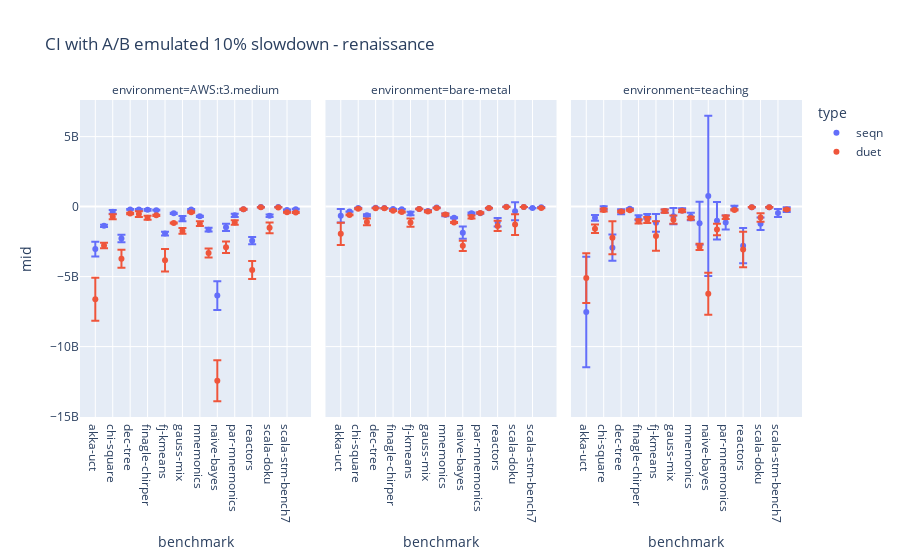
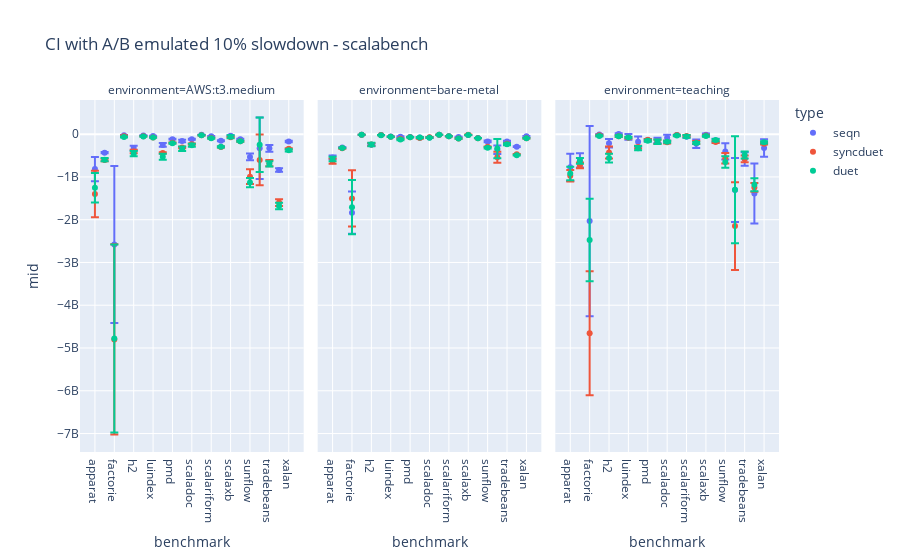
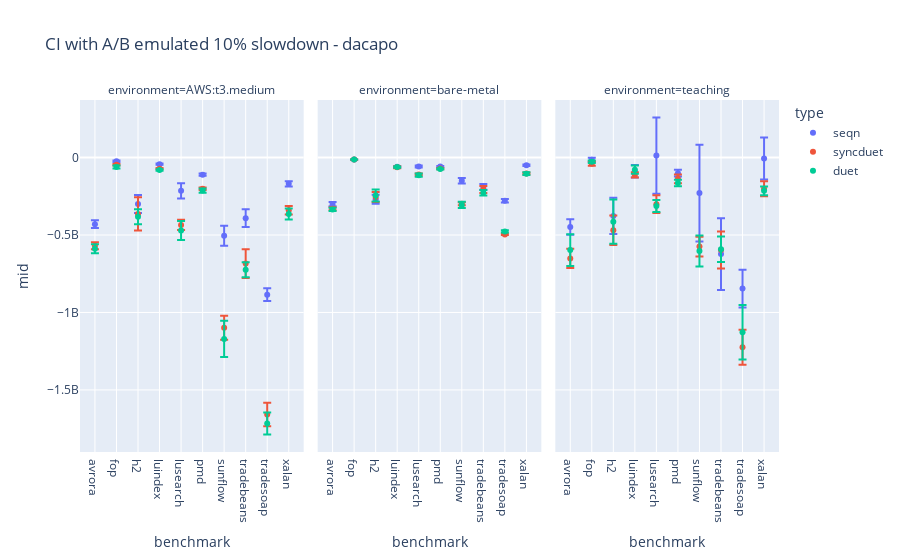
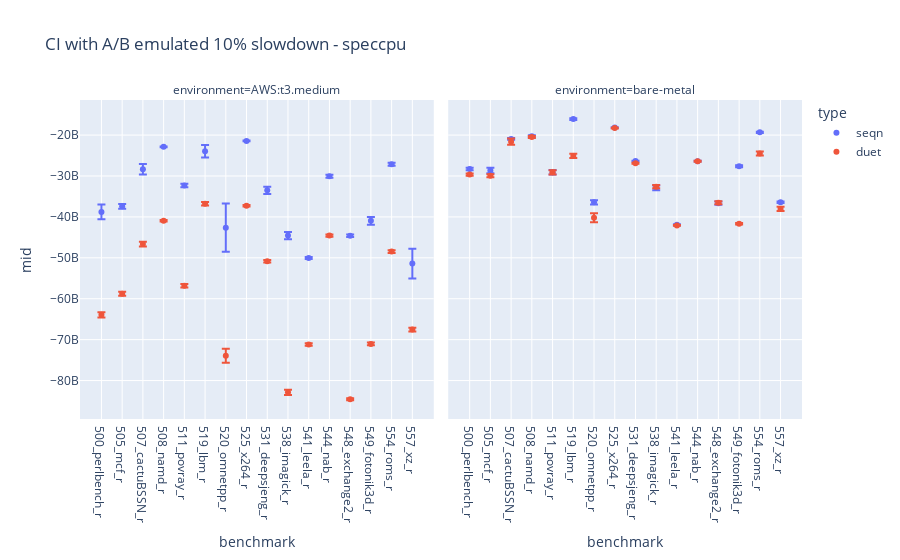

The code cell stored with these charts, in order, in its notebook:
### Markdown cell above
### Computed CI on 10% slowdown

### Code cell
slowdown = 0.1
df = alter_score(df_prep, slowdown)
df = compute_ci(df)

for suite in unique_suites:
    suite_mask = df[RF.suite] == suite
    if suite_mask.any():
        fig = px.scatter(
            df[suite_mask],
            x="benchmark",
            y="mid",
            error_y="err",
            color=RF.type,
            facet_col=DF.env,
            title=f"CI with A/B emulated {(slowdown * 100):.0f}% slowdown - {suite}",
        )
        fig.update_xaxes(categoryorder="category ascending")
        fig.show()

### Figure 1 — Plotly figure (JSON) as saved in the notebook; plotly's stock layout.template omitted (floating-point values rounded to 4 significant figures)
{"data": [{"error_y": {"array": [522400000.0, 81280000.0, 132600000.0, 268700000.0, 27540000.0, 33680000.0, 59590000.0, 24240000.0, 131900000.0, 43830000.0, 188400000.0, 47740000.0, 46990000.0, 131900000.0, 1025000000.0, 259200000.0, 112100000.0, 22640000.0, 253900000.0, 6541000.0, 86630000.0, 3196000.0, 21260000.0, 26210000.0]}, "hovertemplate": "type=seqn<br>environment=AWS:t3.medium<br>benchmark=%{x}<br>mid=%{y}<extra></extra>", "legendgroup": "seqn", "marker": {"color": "#636efa", "symbol": "circle"}, "mode": "markers", "name": "seqn", "orientation": "v", "showlegend": true, "type": "scatter", "x": ["akka-uct", "als", "chi-square", "db-shootout", "dec-tree", "dotty", "finagle-chirper", "finagle-http", "fj-kmeans", "future-genetic", "gauss-mix", "log-regression", "mnemonics", "movie-lens", "naive-bayes", "page-rank", "par-mnemonics", "philosophers", "reactors", "rx-scrabble", "scala-doku", "scala-kmeans", "scala-stm-bench7", "scrabble"], "xaxis": "x", "y": [-3037000000.0, -1373000000.0, -370400000.0, -2278000000.0, -200600000.0, -211800000.0, -230300000.0, -253600000.0, -1929000000.0, -477500000.0, -864600000.0, -212800000.0, -695800000.0, -1649000000.0, -6358000000.0, -1478000000.0, -625600000.0, -187300000.0, -2434000000.0, -32410000.0, -659000000.0, -34170000.0, -235400000.0, -180500000.0], "yaxis": "y"}, {"error_y": {"array": [485000000.0, 17150000.0, 20030000.0, 72640000.0, 8715000.0, 6307000.0, 19910000.0, 8430000.0, 126200000.0, 9297000.0, 73760000.0, 7689000.0, 95070000.0, 43270000.0, 439500000.0, 49080000.0, 45700000.0, 29510000.0, 302600000.0, 2493000.0, 636800000.0, 1977000.0, 9875000.0, 22510000.0]}, "hovertemplate": "type=seqn<br>environment=bare-metal<br>benchmark=%{x}<br>mid=%{y}<extra></extra>", "legendgroup": "seqn", "marker": {"color": "#636efa", "symbol": "circle"}, "mode": "markers", "name": "seqn", "orientation": "v", "showlegend": false, "type": "scatter", "x": ["akka-uct", "als", "chi-square", "db-shootout", "dec-tree", "dotty", "finagle-chirper", "finagle-http", "fj-kmeans", "future-genetic", "gauss-mix", "log-regression", "mnemonics", "movie-lens", "naive-bayes", "page-rank", "par-mnemonics", "philosophers", "reactors", "rx-scrabble", "scala-doku", "scala-kmeans", "scala-stm-bench7", "scrabble"], "xaxis": "x2", "y": [-655500000.0, -358400000.0, -100900000.0, -616500000.0, -78000000.0, -104800000.0, -166400000.0, -183900000.0, -499800000.0, -164000000.0, -312100000.0, -68420000.0, -591100000.0, -796700000.0, -1862000000.0, -474000000.0, -471200000.0, -112400000.0, -1119000000.0, -18220000.0, -331200000.0, -24020000.0, -107600000.0, -54470000.0], "yaxis": "y2"}, {"error_y": {"array": [3944000000.0, 208400000.0, 117300000.0, 941900000.0, 179900000.0, 43050000.0, 177900000.0, 169800000.0, 641700000.0, 107100000.0, 575300000.0, 139800000.0, 268100000.0, 1536000000.0, 5717000000.0, 1336000000.0, 504300000.0, 134500000.0, 1263000000.0, 18840000.0, 446900000.0, 19430000.0, 286400000.0, 167400000.0]}, "hovertemplate": "type=seqn<br>environment=teaching<br>benchmark=%{x}<br>mid=%{y}<extra></extra>", "legendgroup": "seqn", "marker": {"color": "#636efa", "symbol": "circle"}, "mode": "markers", "name": "seqn", "orientation": "v", "showlegend": false, "type": "scatter", "x": ["akka-uct", "als", "chi-square", "db-shootout", "dec-tree", "dotty", "finagle-chirper", "finagle-http", "fj-kmeans", "future-genetic", "gauss-mix", "log-regression", "mnemonics", "movie-lens", "naive-bayes", "page-rank", "par-mnemonics", "philosophers", "reactors", "rx-scrabble", "scala-doku", "scala-kmeans", "scala-stm-bench7", "scrabble"], "xaxis": "x3", "y": [-7527000000.0, -803000000.0, -99620000.0, -2931000000.0, -362900000.0, -155800000.0, -792700000.0, -693500000.0, -1162000000.0, -307500000.0, -680600000.0, -256000000.0, -714700000.0, -1198000000.0, 766100000.0, -1009000000.0, -1133000000.0, -75220000.0, -2791000000.0, -48230000.0, -1224000000.0, -41270000.0, -461700000.0, -219100000.0], "yaxis": "y3"}, {"error_y": {"array": [1543000000.0, 198800000.0, 177000000.0, 649100000.0, 49960000.0, 206700000.0, 144800000.0, 44590000.0, 801200000.0, 34370000.0, 210800000.0, 41640000.0, 165900000.0, 319200000.0, 1458000000.0, 410100000.0, 156000000.0, 35900000.0, 647900000.0, 9445000.0, 376700000.0, 4222000.0, 30110000.0, 39210000.0]}, "hovertemplate": "type=duet<br>environment=AWS:t3.medium<br>benchmark=%{x}<br>mid=%{y}<extra></extra>", "legendgroup": "duet", "marker": {"color": "#EF553B", "symbol": "circle"}, "mode": "markers", "name": "duet", "orientation": "v", "showlegend": true, "type": "scatter", "x": ["akka-uct", "als", "chi-square", "db-shootout", "dec-tree", "dotty", "finagle-chirper", "finagle-http", "fj-kmeans", "future-genetic", "gauss-mix", "log-regression", "mnemonics", "movie-lens", "naive-bayes", "page-rank", "par-mnemonics", "philosophers", "reactors", "rx-scrabble", "scala-doku", "scala-kmeans", "scala-stm-bench7", "scrabble"], "xaxis": "x", "y": [-6618000000.0, -2780000000.0, -723800000.0, -3728000000.0, -491200000.0, -530300000.0, -797600000.0, -618600000.0, -3835000000.0, -1168000000.0, -1736000000.0, -399700000.0, -1219000000.0, -3308000000.0, -12440000000.0, -2905000000.0, -1137000000.0, -187600000.0, -4531000000.0, -54380000.0, -1519000000.0, -56800000.0, -412300000.0, -422400000.0], "yaxis": "y"}, {"error_y": {"array": [798700000.0, 22380000.0, 32770000.0, 236100000.0, 6149000.0, 14250000.0, 16870000.0, 30020000.0, 294200000.0, 18580000.0, 54750000.0, 16730000.0, 72100000.0, 34940000.0, 363400000.0, 102200000.0, 40640000.0, 10400000.0, 364600000.0, 2560000.0, 735600000.0, 1714000.0, 19270000.0]}, "hovertemplate": "type=duet<br>environment=bare-metal<br>benchmark=%{x}<br>mid=%{y}<extra></extra>", "legendgroup": "duet", "marker": {"color": "#EF553B", "symbol": "circle"}, "mode": "markers", "name": "duet", "orientation": "v", "showlegend": false, "type": "scatter", "x": ["akka-uct", "als", "chi-square", "db-shootout", "dec-tree", "dotty", "finagle-chirper", "finagle-http", "fj-kmeans", "future-genetic", "gauss-mix", "log-regression", "mnemonics", "movie-lens", "naive-bayes", "page-rank", "par-mnemonics", "philosophers", "reactors", "rx-scrabble", "scala-doku", "scala-kmeans", "scrabble"], "xaxis": "x2", "y": [-1948000000.0, -593700000.0, -148000000.0, -1095000000.0, -116400000.0, -121900000.0, -289200000.0, -388700000.0, -1140000000.0, -174900000.0, -346600000.0, -99660000.0, -561900000.0, -1128000000.0, -2805000000.0, -740700000.0, -448600000.0, -106600000.0, -1383000000.0, -19940000.0, -1287000000.0, -24960000.0, -104200000.0], "yaxis": "y2"}, {"error_y": {"array": [1779000000.0, 297800000.0, 102700000.0, 1181000000.0, 49360000.0, 47160000.0, 150200000.0, 209000000.0, 1054000000.0, 122900000.0, 295200000.0, 78270000.0, 96650000.0, 220300000.0, 1501000000.0, 403200000.0, 125200000.0, 53410000.0, 1270000000.0, 9648000.0, 306400000.0, 21180000.0, 58450000.0]}, "hovertemplate": "type=duet<br>environment=teaching<br>benchmark=%{x}<br>mid=%{y}<extra></extra>", "legendgroup": "duet", "marker": {"color": "#EF553B", "symbol": "circle"}, "mode": "markers", "name": "duet", "orientation": "v", "showlegend": false, "type": "scatter", "x": ["akka-uct", "als", "chi-square", "db-shootout", "dec-tree", "dotty", "finagle-chirper", "finagle-http", "fj-kmeans", "future-genetic", "gauss-mix", "log-regression", "mnemonics", "movie-lens", "naive-bayes", "page-rank", "par-mnemonics", "philosophers", "reactors", "rx-scrabble", "scala-doku", "scala-kmeans", "scrabble"], "xaxis": "x3", "y": [-5108000000.0, -1583000000.0, -247300000.0, -2220000000.0, -348500000.0, -255000000.0, -1055000000.0, -957900000.0, -2098000000.0, -321300000.0, -938400000.0, -303700000.0, -829900000.0, -2872000000.0, -6224000000.0, -1637000000.0, -766600000.0, -234000000.0, -3061000000.0, -37800000.0, -773200000.0, -42740000.0, -209000000.0], "yaxis": "y3"}], "layout": {"annotations": [{"font": {}, "showarrow": false, "text": "environment=AWS:t3.medium", "x": 0.16, "xanchor": "center", "xref": "paper", "y": 1, "yanchor": "bottom", "yref": "paper"}, {"font": {}, "showarrow": false, "text": "environment=bare-metal", "x": 0.5, "xanchor": "center", "xref": "paper", "y": 1, "yanchor": "bottom", "yref": "paper"}, {"font": {}, "showarrow": false, "text": "environment=teaching", "x": 0.84, "xanchor": "center", "xref": "paper", "y": 1, "yanchor": "bottom", "yref": "paper"}], "legend": {"title": {"text": "type"}, "tracegroupgap": 0}, "title": {"text": "CI with A/B emulated 10% slowdown - renaissance"}, "xaxis": {"anchor": "y", "categoryorder": "category ascending", "domain": [0, 0.32], "title": {"text": "benchmark"}}, "xaxis2": {"anchor": "y2", "categoryorder": "category ascending", "domain": [0.34, 0.66], "matches": "x", "title": {"text": "benchmark"}}, "xaxis3": {"anchor": "y3", "categoryorder": "category ascending", "domain": [0.68, 1.0], "matches": "x", "title": {"text": "benchmark"}}, "yaxis": {"anchor": "x", "domain": [0, 1], "title": {"text": "mid"}}, "yaxis2": {"anchor": "x2", "domain": [0, 1], "matches": "y", "showticklabels": false}, "yaxis3": {"anchor": "x3", "domain": [0, 1], "matches": "y", "showticklabels": false}}}

### Figure 2 — Plotly figure (JSON) as saved in the notebook; plotly's stock layout.template omitted (floating-point values rounded to 4 significant figures)
{"data": [{"error_y": {"array": [282400000.0, 16930000.0, 1834000000.0, 6085000.0, 55940000.0, 4098000.0, 6582000.0, 44660000.0, 8967000.0, 29130000.0, 12700000.0, 2422000.0, 8556000.0, 10270000.0, 11820000.0, 8504000.0, 78220000.0, 717400000.0, 78260000.0, 41550000.0, 15380000.0]}, "hovertemplate": "type=seqn<br>environment=AWS:t3.medium<br>benchmark=%{x}<br>mid=%{y}<extra></extra>", "legendgroup": "seqn", "marker": {"color": "#636efa", "symbol": "circle"}, "mode": "markers", "name": "seqn", "orientation": "v", "showlegend": true, "type": "scatter", "x": ["apparat", "avrora", "factorie", "fop", "h2", "kiama", "luindex", "lusearch", "pmd", "scalac", "scaladoc", "scalap", "scalariform", "scalatest", "scalaxb", "specs", "sunflow", "tmt", "tradebeans", "tradesoap", "xalan"], "xaxis": "x", "y": [-816300000.0, -431900000.0, -2580000000.0, -27730000.0, -324700000.0, -28550000.0, -44140000.0, -251000000.0, -117900000.0, -159800000.0, -117400000.0, -15770000.0, -49460000.0, -154400000.0, -35680000.0, -116500000.0, -533000000.0, -330300000.0, -330700000.0, -837300000.0, -171400000.0], "yaxis": "y"}, {"error_y": {"array": [43370000.0, 11410000.0, 493100000.0, 434500.0, 20550000.0, 1107000.0, 4600000.0, 6852000.0, 4393000.0, 6825000.0, 6438000.0, 1000000.0, 2127000.0, 3019000.0, 756300.0, 1091000.0, 20250000.0, 100000000.0, 18340000.0, 9611000.0, 5063000.0]}, "hovertemplate": "type=seqn<br>environment=bare-metal<br>benchmark=%{x}<br>mid=%{y}<extra></extra>", "legendgroup": "seqn", "marker": {"color": "#636efa", "symbol": "circle"}, "mode": "markers", "name": "seqn", "orientation": "v", "showlegend": false, "type": "scatter", "x": ["apparat", "avrora", "factorie", "fop", "h2", "kiama", "luindex", "lusearch", "pmd", "scalac", "scaladoc", "scalap", "scalariform", "scalatest", "scalaxb", "specs", "sunflow", "tmt", "tradebeans", "tradesoap", "xalan"], "xaxis": "x2", "y": [-544900000.0, -311100000.0, -1837000000.0, -12840000.0, -247700000.0, -19350000.0, -52730000.0, -57940000.0, -63700000.0, -79820000.0, -78050000.0, -12940000.0, -47430000.0, -64210000.0, -17920000.0, -91210000.0, -170200000.0, -365600000.0, -173000000.0, -292900000.0, -49830000.0], "yaxis": "y2"}, {"error_y": {"array": [318400000.0, 166000000.0, 2224000000.0, 15530000.0, 98370000.0, 18000000.0, 65510000.0, 120200000.0, 27660000.0, 63080000.0, 70200000.0, 6888000.0, 23140000.0, 100100000.0, 28720000.0, 44940000.0, 189100000.0, 747800000.0, 156400000.0, 701100000.0, 206200000.0]}, "hovertemplate": "type=seqn<br>environment=teaching<br>benchmark=%{x}<br>mid=%{y}<extra></extra>", "legendgroup": "seqn", "marker": {"color": "#636efa", "symbol": "circle"}, "mode": "markers", "name": "seqn", "orientation": "v", "showlegend": false, "type": "scatter", "x": ["apparat", "avrora", "factorie", "fop", "h2", "kiama", "luindex", "lusearch", "pmd", "scalac", "scaladoc", "scalap", "scalariform", "scalatest", "scalaxb", "specs", "sunflow", "tmt", "tradebeans", "tradesoap", "xalan"], "xaxis": "x3", "y": [-776300000.0, -610900000.0, -2033000000.0, -9327000.0, -212100000.0, 2947000.0, -64710000.0, -176400000.0, -138100000.0, -145600000.0, -84340000.0, -22420000.0, -62990000.0, -225900000.0, -11720000.0, -152200000.0, -404500000.0, -1307000000.0, -579500000.0, -1390000000.0, -324000000.0], "yaxis": "y3"}, {"error_y": {"array": [545400000.0, 31180000.0, 2222000000.0, 13100000.0, 39290000.0, 4325000.0, 3329000.0, 15060000.0, 9375000.0, 18440000.0, 14160000.0, 4766000.0, 7235000.0, 12710000.0, 8562000.0, 9533000.0, 170700000.0, 592900000.0, 73090000.0, 78620000.0, 12010000.0]}, "hovertemplate": "type=syncduet<br>environment=AWS:t3.medium<br>benchmark=%{x}<br>mid=%{y}<extra></extra>", "legendgroup": "syncduet", "marker": {"color": "#EF553B", "symbol": "circle"}, "mode": "markers", "name": "syncduet", "orientation": "v", "showlegend": true, "type": "scatter", "x": ["apparat", "avrora", "factorie", "fop", "h2", "kiama", "luindex", "lusearch", "pmd", "scalac", "scaladoc", "scalap", "scalariform", "scalatest", "scalaxb", "specs", "sunflow", "tmt", "tradebeans", "tradesoap", "xalan"], "xaxis": "x", "y": [-1399000000.0, -604400000.0, -4799000000.0, -46700000.0, -404300000.0, -47460000.0, -75810000.0, -438400000.0, -203300000.0, -311900000.0, -234100000.0, -24770000.0, -89740000.0, -300700000.0, -69950000.0, -167700000.0, -993500000.0, -603200000.0, -675500000.0, -1600000000.0, -338900000.0], "yaxis": "y"}, {"error_y": {"array": [60140000.0, 9202000.0, 655900000.0, 886300.0, 37450000.0, 1135000.0, 1589000.0, 4090000.0, 3125000.0, 16640000.0, 8505000.0, 1254000.0, 2432000.0, 3324000.0, 4615000.0, 1918000.0, 4925000.0, 127000000.0, 14780000.0, 6719000.0, 4224000.0]}, "hovertemplate": "type=syncduet<br>environment=bare-metal<br>benchmark=%{x}<br>mid=%{y}<extra></extra>", "legendgroup": "syncduet", "marker": {"color": "#EF553B", "symbol": "circle"}, "mode": "markers", "name": "syncduet", "orientation": "v", "showlegend": false, "type": "scatter", "x": ["apparat", "avrora", "factorie", "fop", "h2", "kiama", "luindex", "lusearch", "pmd", "scalac", "scaladoc", "scalap", "scalariform", "scalatest", "scalaxb", "specs", "sunflow", "tmt", "tradebeans", "tradesoap", "xalan"], "xaxis": "x2", "y": [-631100000.0, -332100000.0, -1502000000.0, -12500000.0, -241600000.0, -22470000.0, -63500000.0, -107300000.0, -71660000.0, -91410000.0, -74830000.0, -14430000.0, -49800000.0, -101400000.0, -14080000.0, -94110000.0, -293600000.0, -539300000.0, -221600000.0, -471000000.0, -96830000.0], "yaxis": "y2"}, {"error_y": {"array": [133700000.0, 68250000.0, 1447000000.0, 14440000.0, 140500000.0, 17520000.0, 17710000.0, 31690000.0, 19890000.0, 49230000.0, 32510000.0, 6762000.0, 18810000.0, 34610000.0, 15650000.0, 23770000.0, 123300000.0, 1026000000.0, 79510000.0, 102700000.0, 22330000.0]}, "hovertemplate": "type=syncduet<br>environment=teaching<br>benchmark=%{x}<br>mid=%{y}<extra></extra>", "legendgroup": "syncduet", "marker": {"color": "#EF553B", "symbol": "circle"}, "mode": "markers", "name": "syncduet", "orientation": "v", "showlegend": false, "type": "scatter", "x": ["apparat", "avrora", "factorie", "fop", "h2", "kiama", "luindex", "lusearch", "pmd", "scalac", "scaladoc", "scalap", "scalariform", "scalatest", "scalaxb", "specs", "sunflow", "tmt", "tradebeans", "tradesoap", "xalan"], "xaxis": "x3", "y": [-971300000.0, -730400000.0, -4655000000.0, -27860000.0, -429200000.0, -46200000.0, -85000000.0, -301200000.0, -132500000.0, -182600000.0, -186500000.0, -20990000.0, -41350000.0, -197000000.0, -33770000.0, -184000000.0, -562600000.0, -2150000000.0, -575800000.0, -1245000000.0, -221500000.0], "yaxis": "y3"}, {"error_y": {"array": [344000000.0, 36810000.0, 2199000000.0, 10290000.0, 61030000.0, 8448000.0, 4781000.0, 68400000.0, 10530000.0, 53590000.0, 34070000.0, 4873000.0, 11580000.0, 13370000.0, 35650000.0, 11160000.0, 109100000.0, 637000000.0, 59600000.0, 74950000.0, 27200000.0]}, "hovertemplate": "type=duet<br>environment=AWS:t3.medium<br>benchmark=%{x}<br>mid=%{y}<extra></extra>", "legendgroup": "duet", "marker": {"color": "#00cc96", "symbol": "circle"}, "mode": "markers", "name": "duet", "orientation": "v", "showlegend": true, "type": "scatter", "x": ["apparat", "avrora", "factorie", "fop", "h2", "kiama", "luindex", "lusearch", "pmd", "scalac", "scaladoc", "scalap", "scalariform", "scalatest", "scalaxb", "specs", "sunflow", "tmt", "tradebeans", "tradesoap", "xalan"], "xaxis": "x", "y": [-1255000000.0, -596900000.0, -4777000000.0, -67430000.0, -456700000.0, -54010000.0, -79530000.0, -527500000.0, -213100000.0, -342900000.0, -260700000.0, -26730000.0, -97300000.0, -296700000.0, -59720000.0, -167100000.0, -1133000000.0, -250500000.0, -693900000.0, -1679000000.0, -377900000.0], "yaxis": "y"}, {"error_y": {"array": [49860000.0, 7526000.0, 634500000.0, 650900.0, 39840000.0, 1608000.0, 4673000.0, 17430000.0, 4022000.0, 12940000.0, 8440000.0, 1104000.0, 1353000.0, 3267000.0, 3526000.0, 2441000.0, 16340000.0, 223400000.0, 21430000.0, 8066000.0, 6169000.0]}, "hovertemplate": "type=duet<br>environment=bare-metal<br>benchmark=%{x}<br>mid=%{y}<extra></extra>", "legendgroup": "duet", "marker": {"color": "#00cc96", "symbol": "circle"}, "mode": "markers", "name": "duet", "orientation": "v", "showlegend": false, "type": "scatter", "x": ["apparat", "avrora", "factorie", "fop", "h2", "kiama", "luindex", "lusearch", "pmd", "scalac", "scaladoc", "scalap", "scalariform", "scalatest", "scalaxb", "specs", "sunflow", "tmt", "tradebeans", "tradesoap", "xalan"], "xaxis": "x2", "y": [-580800000.0, -323500000.0, -1708000000.0, -12600000.0, -241300000.0, -22740000.0, -62700000.0, -124400000.0, -72010000.0, -78720000.0, -82530000.0, -14410000.0, -49980000.0, -103100000.0, -20950000.0, -94750000.0, -316900000.0, -337500000.0, -235200000.0, -490400000.0, -96470000.0], "yaxis": "y2"}, {"error_y": {"array": [157300000.0, 65950000.0, 963300000.0, 14130000.0, 100100000.0, 19970000.0, 14880000.0, 49790000.0, 22670000.0, 52110000.0, 22170000.0, 15970000.0, 30590000.0, 25820000.0, 13750000.0, 27090000.0, 132700000.0, 1249000000.0, 83360000.0, 152400000.0, 26070000.0]}, "hovertemplate": "type=duet<br>environment=teaching<br>benchmark=%{x}<br>mid=%{y}<extra></extra>", "legendgroup": "duet", "marker": {"color": "#00cc96", "symbol": "circle"}, "mode": "markers", "name": "duet", "orientation": "v", "showlegend": false, "type": "scatter", "x": ["apparat", "avrora", "factorie", "fop", "h2", "kiama", "luindex", "lusearch", "pmd", "scalac", "scaladoc", "scalap", "scalariform", "scalatest", "scalaxb", "specs", "sunflow", "tmt", "tradebeans", "tradesoap", "xalan"], "xaxis": "x3", "y": [-918000000.0, -625900000.0, -2473000000.0, -40230000.0, -560300000.0, -47610000.0, -76470000.0, -329200000.0, -155100000.0, -176500000.0, -178700000.0, -32890000.0, -51950000.0, -206800000.0, -45740000.0, -139500000.0, -651700000.0, -1301000000.0, -486700000.0, -1182000000.0, -191300000.0], "yaxis": "y3"}], "layout": {"annotations": [{"font": {}, "showarrow": false, "text": "environment=AWS:t3.medium", "x": 0.16, "xanchor": "center", "xref": "paper", "y": 1, "yanchor": "bottom", "yref": "paper"}, {"font": {}, "showarrow": false, "text": "environment=bare-metal", "x": 0.5, "xanchor": "center", "xref": "paper", "y": 1, "yanchor": "bottom", "yref": "paper"}, {"font": {}, "showarrow": false, "text": "environment=teaching", "x": 0.84, "xanchor": "center", "xref": "paper", "y": 1, "yanchor": "bottom", "yref": "paper"}], "legend": {"title": {"text": "type"}, "tracegroupgap": 0}, "title": {"text": "CI with A/B emulated 10% slowdown - scalabench"}, "xaxis": {"anchor": "y", "categoryorder": "category ascending", "domain": [0, 0.32], "title": {"text": "benchmark"}}, "xaxis2": {"anchor": "y2", "categoryorder": "category ascending", "domain": [0.34, 0.66], "matches": "x", "title": {"text": "benchmark"}}, "xaxis3": {"anchor": "y3", "categoryorder": "category ascending", "domain": [0.68, 1.0], "matches": "x", "title": {"text": "benchmark"}}, "yaxis": {"anchor": "x", "domain": [0, 1], "title": {"text": "mid"}}, "yaxis2": {"anchor": "x2", "domain": [0, 1], "matches": "y", "showticklabels": false}, "yaxis3": {"anchor": "x3", "domain": [0, 1], "matches": "y", "showticklabels": false}}}

### Figure 3 — Plotly figure (JSON) as saved in the notebook; plotly's stock layout.template omitted (floating-point values rounded to 4 significant figures)
{"data": [{"error_y": {"array": [25110000.0, 4622000.0, 58310000.0, 4538000.0, 48860000.0, 7422000.0, 64580000.0, 57600000.0, 41690000.0, 17070000.0]}, "hovertemplate": "type=seqn<br>environment=AWS:t3.medium<br>benchmark=%{x}<br>mid=%{y}<extra></extra>", "legendgroup": "seqn", "marker": {"color": "#636efa", "symbol": "circle"}, "mode": "markers", "name": "seqn", "orientation": "v", "showlegend": true, "type": "scatter", "x": ["avrora", "fop", "h2", "luindex", "lusearch", "pmd", "sunflow", "tradebeans", "tradesoap", "xalan"], "xaxis": "x", "y": [-430000000.0, -23990000.0, -299400000.0, -42210000.0, -214500000.0, -110200000.0, -503800000.0, -391300000.0, -884900000.0, -169100000.0], "yaxis": "y"}, {"error_y": {"array": [13550000.0, 597000.0, 28600000.0, 3689000.0, 6465000.0, 3357000.0, 17780000.0, 18730000.0, 11160000.0, 4497000.0]}, "hovertemplate": "type=seqn<br>environment=bare-metal<br>benchmark=%{x}<br>mid=%{y}<extra></extra>", "legendgroup": "seqn", "marker": {"color": "#636efa", "symbol": "circle"}, "mode": "markers", "name": "seqn", "orientation": "v", "showlegend": false, "type": "scatter", "x": ["avrora", "fop", "h2", "luindex", "lusearch", "pmd", "sunflow", "tradebeans", "tradesoap", "xalan"], "xaxis": "x2", "y": [-299800000.0, -12490000.0, -269100000.0, -59640000.0, -57220000.0, -58090000.0, -149300000.0, -189100000.0, -278600000.0, -49300000.0], "yaxis": "y2"}, {"error_y": {"array": [49940000.0, 12830000.0, 117700000.0, 39950000.0, 245500000.0, 22030000.0, 312600000.0, 231300000.0, 122100000.0, 135700000.0]}, "hovertemplate": "type=seqn<br>environment=teaching<br>benchmark=%{x}<br>mid=%{y}<extra></extra>", "legendgroup": "seqn", "marker": {"color": "#636efa", "symbol": "circle"}, "mode": "markers", "name": "seqn", "orientation": "v", "showlegend": false, "type": "scatter", "x": ["avrora", "fop", "h2", "luindex", "lusearch", "pmd", "sunflow", "tradebeans", "tradesoap", "xalan"], "xaxis": "x3", "y": [-447700000.0, -13330000.0, -376300000.0, -88470000.0, 12840000.0, -100600000.0, -228900000.0, -623000000.0, -845800000.0, -6088000.0], "yaxis": "y3"}, {"error_y": {"array": [22470000.0, 4831000.0, 107300000.0, 4288000.0, 33550000.0, 7767000.0, 76740000.0, 92160000.0, 75640000.0, 27180000.0]}, "hovertemplate": "type=syncduet<br>environment=AWS:t3.medium<br>benchmark=%{x}<br>mid=%{y}<extra></extra>", "legendgroup": "syncduet", "marker": {"color": "#EF553B", "symbol": "circle"}, "mode": "markers", "name": "syncduet", "orientation": "v", "showlegend": true, "type": "scatter", "x": ["avrora", "fop", "h2", "luindex", "lusearch", "pmd", "sunflow", "tradebeans", "tradesoap", "xalan"], "xaxis": "x", "y": [-569000000.0, -45990000.0, -363900000.0, -71690000.0, -434700000.0, -200900000.0, -1099000000.0, -684500000.0, -1659000000.0, -340400000.0], "yaxis": "y"}, {"error_y": {"array": [9930000.0, 837400.0, 32480000.0, 5999000.0, 6852000.0, 4413000.0, 9756000.0, 22730000.0, 3966000.0, 7008000.0]}, "hovertemplate": "type=syncduet<br>environment=bare-metal<br>benchmark=%{x}<br>mid=%{y}<extra></extra>", "legendgroup": "syncduet", "marker": {"color": "#EF553B", "symbol": "circle"}, "mode": "markers", "name": "syncduet", "orientation": "v", "showlegend": false, "type": "scatter", "x": ["avrora", "fop", "h2", "luindex", "lusearch", "pmd", "sunflow", "tradebeans", "tradesoap", "xalan"], "xaxis": "x2", "y": [-329700000.0, -13010000.0, -253800000.0, -62080000.0, -109500000.0, -71000000.0, -297800000.0, -206500000.0, -496000000.0, -102900000.0], "yaxis": "y2"}, {"error_y": {"array": [62110000.0, 13500000.0, 95150000.0, 17240000.0, 56880000.0, 28360000.0, 63720000.0, 119700000.0, 113300000.0, 48580000.0]}, "hovertemplate": "type=syncduet<br>environment=teaching<br>benchmark=%{x}<br>mid=%{y}<extra></extra>", "legendgroup": "syncduet", "marker": {"color": "#EF553B", "symbol": "circle"}, "mode": "markers", "name": "syncduet", "orientation": "v", "showlegend": false, "type": "scatter", "x": ["avrora", "fop", "h2", "luindex", "lusearch", "pmd", "sunflow", "tradebeans", "tradesoap", "xalan"], "xaxis": "x3", "y": [-650900000.0, -39080000.0, -469600000.0, -111800000.0, -300700000.0, -137000000.0, -574300000.0, -596100000.0, -1224000000.0, -200500000.0], "yaxis": "y3"}, {"error_y": {"array": [29510000.0, 9655000.0, 48370000.0, 5600000.0, 61210000.0, 14050000.0, 117100000.0, 48900000.0, 70830000.0, 35100000.0]}, "hovertemplate": "type=duet<br>environment=AWS:t3.medium<br>benchmark=%{x}<br>mid=%{y}<extra></extra>", "legendgroup": "duet", "marker": {"color": "#00cc96", "symbol": "circle"}, "mode": "markers", "name": "duet", "orientation": "v", "showlegend": true, "type": "scatter", "x": ["avrora", "fop", "h2", "luindex", "lusearch", "pmd", "sunflow", "tradebeans", "tradesoap", "xalan"], "xaxis": "x", "y": [-588500000.0, -60960000.0, -381200000.0, -80040000.0, -470300000.0, -213200000.0, -1170000000.0, -724400000.0, -1716000000.0, -363800000.0], "yaxis": "y"}, {"error_y": {"array": [10110000.0, 509900.0, 38700000.0, 4055000.0, 10940000.0, 2788000.0, 20650000.0, 17150000.0, 6809000.0, 8363000.0]}, "hovertemplate": "type=duet<br>environment=bare-metal<br>benchmark=%{x}<br>mid=%{y}<extra></extra>", "legendgroup": "duet", "marker": {"color": "#00cc96", "symbol": "circle"}, "mode": "markers", "name": "duet", "orientation": "v", "showlegend": false, "type": "scatter", "x": ["avrora", "fop", "h2", "luindex", "lusearch", "pmd", "sunflow", "tradebeans", "tradesoap", "xalan"], "xaxis": "x2", "y": [-334600000.0, -12520000.0, -245000000.0, -61070000.0, -113200000.0, -73470000.0, -305300000.0, -226900000.0, -476400000.0, -103600000.0], "yaxis": "y2"}, {"error_y": {"array": [102200000.0, 8125000.0, 142500000.0, 26070000.0, 39110000.0, 21720000.0, 100400000.0, 81940000.0, 176000000.0, 28280000.0]}, "hovertemplate": "type=duet<br>environment=teaching<br>benchmark=%{x}<br>mid=%{y}<extra></extra>", "legendgroup": "duet", "marker": {"color": "#00cc96", "symbol": "circle"}, "mode": "markers", "name": "duet", "orientation": "v", "showlegend": false, "type": "scatter", "x": ["avrora", "fop", "h2", "luindex", "lusearch", "pmd", "sunflow", "tradebeans", "tradesoap", "xalan"], "xaxis": "x3", "y": [-597200000.0, -26300000.0, -413800000.0, -77760000.0, -312200000.0, -163900000.0, -603000000.0, -592000000.0, -1128000000.0, -214600000.0], "yaxis": "y3"}], "layout": {"annotations": [{"font": {}, "showarrow": false, "text": "environment=AWS:t3.medium", "x": 0.16, "xanchor": "center", "xref": "paper", "y": 1, "yanchor": "bottom", "yref": "paper"}, {"font": {}, "showarrow": false, "text": "environment=bare-metal", "x": 0.5, "xanchor": "center", "xref": "paper", "y": 1, "yanchor": "bottom", "yref": "paper"}, {"font": {}, "showarrow": false, "text": "environment=teaching", "x": 0.84, "xanchor": "center", "xref": "paper", "y": 1, "yanchor": "bottom", "yref": "paper"}], "legend": {"title": {"text": "type"}, "tracegroupgap": 0}, "title": {"text": "CI with A/B emulated 10% slowdown - dacapo"}, "xaxis": {"anchor": "y", "categoryorder": "category ascending", "domain": [0, 0.32], "title": {"text": "benchmark"}}, "xaxis2": {"anchor": "y2", "categoryorder": "category ascending", "domain": [0.34, 0.66], "matches": "x", "title": {"text": "benchmark"}}, "xaxis3": {"anchor": "y3", "categoryorder": "category ascending", "domain": [0.68, 1.0], "matches": "x", "title": {"text": "benchmark"}}, "yaxis": {"anchor": "x", "domain": [0, 1], "title": {"text": "mid"}}, "yaxis2": {"anchor": "x2", "domain": [0, 1], "matches": "y", "showticklabels": false}, "yaxis3": {"anchor": "x3", "domain": [0, 1], "matches": "y", "showticklabels": false}}}

### Figure 4 — Plotly figure (JSON) as saved in the notebook; plotly's stock layout.template omitted (floating-point values rounded to 4 significant figures)
{"data": [{"error_y": {"array": [1809000000.0, 554600000.0, 1268000000.0, 95730000.0, 433000000.0, 1525000000.0, 5907000000.0, 111700000.0, 895600000.0, 882700000.0, 259800000.0, 347100000.0, 300900000.0, 945500000.0, 384800000.0, 3640000000.0]}, "hovertemplate": "type=seqn<br>environment=AWS:t3.medium<br>benchmark=%{x}<br>mid=%{y}<extra></extra>", "legendgroup": "seqn", "marker": {"color": "#636efa", "symbol": "circle"}, "mode": "markers", "name": "seqn", "orientation": "v", "showlegend": true, "type": "scatter", "x": ["500_perlbench_r", "505_mcf_r", "507_cactuBSSN_r", "508_namd_r", "511_povray_r", "519_lbm_r", "520_omnetpp_r", "525_x264_r", "531_deepsjeng_r", "538_imagick_r", "541_leela_r", "544_nab_r", "548_exchange2_r", "549_fotonik3d_r", "554_roms_r", "557_xz_r"], "xaxis": "x", "y": [-38780000000.0, -37430000000.0, -28360000000.0, -22870000000.0, -32310000000.0, -23930000000.0, -42620000000.0, -21420000000.0, -33500000000.0, -44560000000.0, -50050000000.0, -30070000000.0, -44590000000.0, -40960000000.0, -27130000000.0, -51410000000.0], "yaxis": "y"}, {"error_y": {"array": [305300000.0, 653300000.0, 216800000.0, 287900000.0, 550600000.0, 202800000.0, 516500000.0, 68560000.0, 104600000.0, 591100000.0, 156100000.0, 96280000.0, 392200000.0, 250700000.0, 161900000.0, 182800000.0]}, "hovertemplate": "type=seqn<br>environment=bare-metal<br>benchmark=%{x}<br>mid=%{y}<extra></extra>", "legendgroup": "seqn", "marker": {"color": "#636efa", "symbol": "circle"}, "mode": "markers", "name": "seqn", "orientation": "v", "showlegend": false, "type": "scatter", "x": ["500_perlbench_r", "505_mcf_r", "507_cactuBSSN_r", "508_namd_r", "511_povray_r", "519_lbm_r", "520_omnetpp_r", "525_x264_r", "531_deepsjeng_r", "538_imagick_r", "541_leela_r", "544_nab_r", "548_exchange2_r", "549_fotonik3d_r", "554_roms_r", "557_xz_r"], "xaxis": "x2", "y": [-28300000000.0, -28660000000.0, -20940000000.0, -20310000000.0, -29060000000.0, -16090000000.0, -36420000000.0, -18170000000.0, -26360000000.0, -32920000000.0, -41940000000.0, -26390000000.0, -36630000000.0, -27640000000.0, -19320000000.0, -36430000000.0], "yaxis": "y2"}, {"error_y": {"array": [634500000.0, 492700000.0, 581000000.0, 174500000.0, 424700000.0, 425900000.0, 1721000000.0, 164900000.0, 284600000.0, 658000000.0, 308600000.0, 272800000.0, 256700000.0, 348000000.0, 321800000.0, 461400000.0]}, "hovertemplate": "type=duet<br>environment=AWS:t3.medium<br>benchmark=%{x}<br>mid=%{y}<extra></extra>", "legendgroup": "duet", "marker": {"color": "#EF553B", "symbol": "circle"}, "mode": "markers", "name": "duet", "orientation": "v", "showlegend": true, "type": "scatter", "x": ["500_perlbench_r", "505_mcf_r", "507_cactuBSSN_r", "508_namd_r", "511_povray_r", "519_lbm_r", "520_omnetpp_r", "525_x264_r", "531_deepsjeng_r", "538_imagick_r", "541_leela_r", "544_nab_r", "548_exchange2_r", "549_fotonik3d_r", "554_roms_r", "557_xz_r"], "xaxis": "x", "y": [-63940000000.0, -58770000000.0, -46630000000.0, -40960000000.0, -56810000000.0, -36790000000.0, -73950000000.0, -37270000000.0, -50840000000.0, -82890000000.0, -71210000000.0, -44560000000.0, -84580000000.0, -71050000000.0, -48490000000.0, -67550000000.0], "yaxis": "y"}, {"error_y": {"array": [256000000.0, 392400000.0, 760100000.0, 227000000.0, 512100000.0, 537700000.0, 1089000000.0, 76460000.0, 119000000.0, 387700000.0, 89420000.0, 114400000.0, 372900000.0, 179400000.0, 477000000.0, 516300000.0]}, "hovertemplate": "type=duet<br>environment=bare-metal<br>benchmark=%{x}<br>mid=%{y}<extra></extra>", "legendgroup": "duet", "marker": {"color": "#EF553B", "symbol": "circle"}, "mode": "markers", "name": "duet", "orientation": "v", "showlegend": false, "type": "scatter", "x": ["500_perlbench_r", "505_mcf_r", "507_cactuBSSN_r", "508_namd_r", "511_povray_r", "519_lbm_r", "520_omnetpp_r", "525_x264_r", "531_deepsjeng_r", "538_imagick_r", "541_leela_r", "544_nab_r", "548_exchange2_r", "549_fotonik3d_r", "554_roms_r", "557_xz_r"], "xaxis": "x2", "y": [-29660000000.0, -29940000000.0, -21620000000.0, -20480000000.0, -29090000000.0, -25080000000.0, -40210000000.0, -18290000000.0, -26860000000.0, -32600000000.0, -42100000000.0, -26410000000.0, -36530000000.0, -41690000000.0, -24480000000.0, -38050000000.0], "yaxis": "y2"}], "layout": {"annotations": [{"font": {}, "showarrow": false, "text": "environment=AWS:t3.medium", "x": 0.245, "xanchor": "center", "xref": "paper", "y": 1, "yanchor": "bottom", "yref": "paper"}, {"font": {}, "showarrow": false, "text": "environment=bare-metal", "x": 0.755, "xanchor": "center", "xref": "paper", "y": 1, "yanchor": "bottom", "yref": "paper"}], "legend": {"title": {"text": "type"}, "tracegroupgap": 0}, "title": {"text": "CI with A/B emulated 10% slowdown - speccpu"}, "xaxis": {"anchor": "y", "categoryorder": "category ascending", "domain": [0, 0.49], "title": {"text": "benchmark"}}, "xaxis2": {"anchor": "y2", "categoryorder": "category ascending", "domain": [0.51, 1], "matches": "x", "title": {"text": "benchmark"}}, "yaxis": {"anchor": "x", "domain": [0, 1], "title": {"text": "mid"}}, "yaxis2": {"anchor": "x2", "domain": [0, 1], "matches": "y", "showticklabels": false}}}
